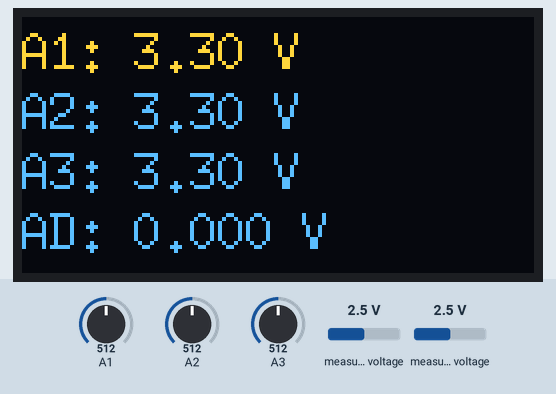
Bench run of a sketch on a simulated Arduino Zero (SAMD21). Parts: 128×64 one-colour display. The test bench sets the inputs (shaded band); at power-on: measured voltage 2.5 V, A1 = 512, A2 = 512, A3 = 512 (analog values on the 0–1023 scale). The OLED is the two-colour kind (top 16 rows yellow); what the sketch prints to the serial monitor is not drawn.

Above: at 1.2 s.
1.3 s: measured voltage (sensor 200) set to 0.1 V
At 2.5 s:
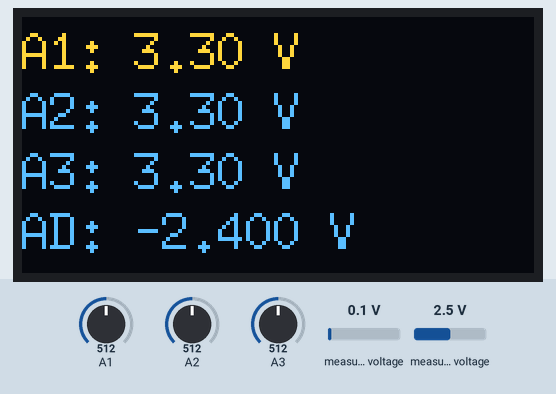
3.0 s: measured voltage (sensor 201) set to 1.2 V
At 3.6 s:
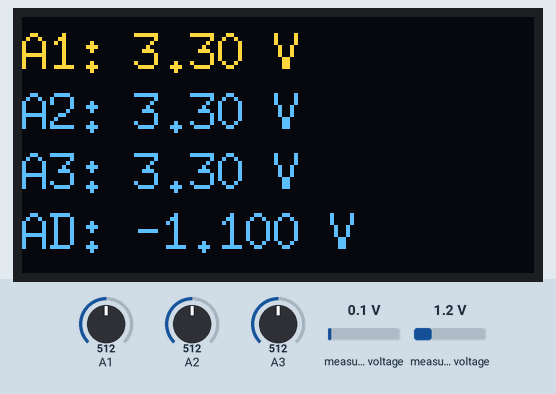
4.5 s: A1 set to 490
At 5.7 s:
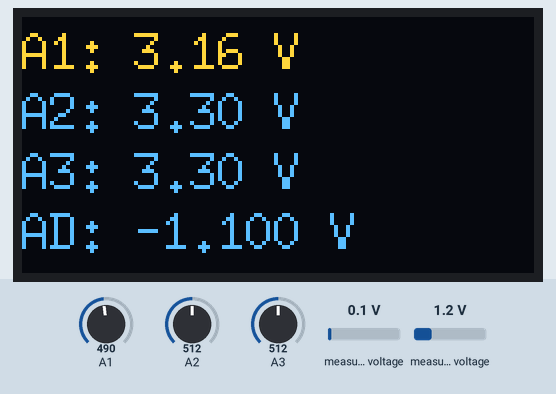
6.0 s: A2 set to 490
At 7.1 s:
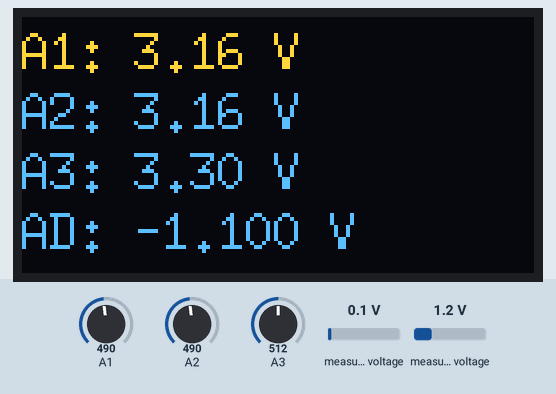
7.5 s: A3 set to 490
At 8.3 s:
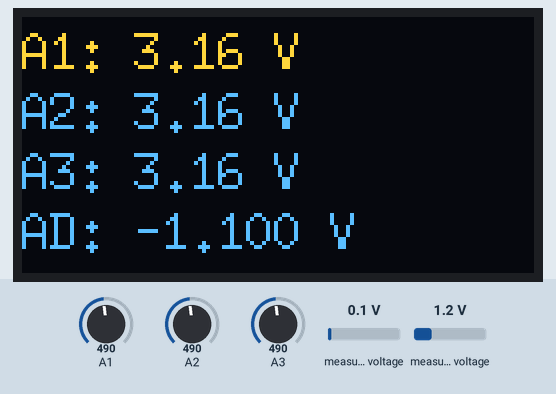
9.0 s: measured voltage (sensor 200) set to 1.2 V
At 9.4 s:
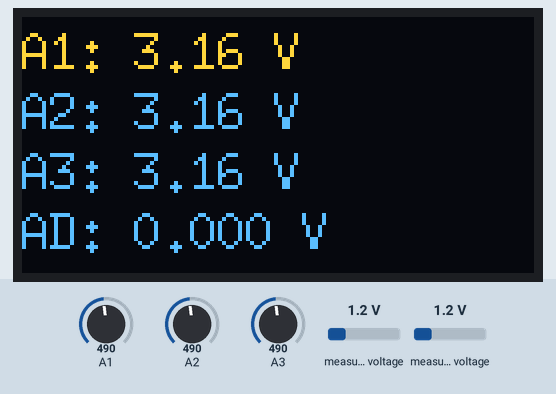
Timing chart, 0 to 11.5 s (numbered marks = the images above; inputs shaded):
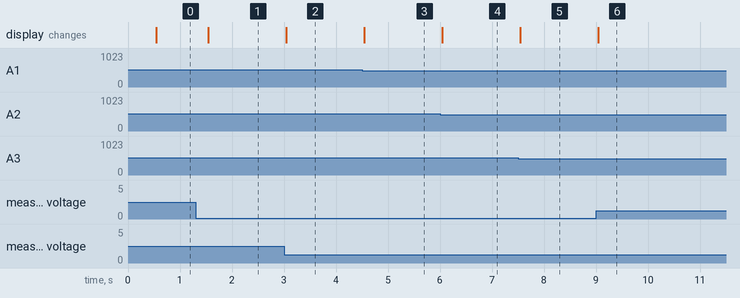

Measured:
- after the input at 1.3 s, the display: changes after 0.24 s (image 1)
- after the input at 3.0 s, the display: changes at once (image 2)
- after the input at 4.5 s, the display: changes at once (image 3)
- after the input at 6.0 s, the display: changes at once (image 4)
- after the input at 7.5 s, the display: changes at once (image 5)
- after the input at 9.0 s, the display: changes at once (image 6)

The sketch:

adc_i2c_spi_test.ino
```cpp
// 簡易版_OLED顯示即時電壓 (A1, A2, A3, ADS1115)
#include <Adafruit_ADS1X15.h>
#include <SPI.h>
#include <U8g2lib.h>
#include <Wire.h>

// ==========================================
// --- 硬體與腳位設定 ---
// ==========================================
Adafruit_ADS1115 ads;
U8G2_SSD1309_128X64_NONAME0_F_4W_HW_SPI u8g2(U8G2_R0, 10, 9, 8);

unsigned long lastUpdate = 0;

void setup() {
  Serial.begin(115200);

  analogReadResolution(12);
  analogReference(DEFAULT);

  u8g2.begin();
  u8g2.clearBuffer();
  u8g2.setFont(u8g2_font_ncenB08_tr);
  u8g2.drawStr(0, 20, "System Starting...");
  u8g2.sendBuffer();

  if (!ads.begin()) {
    Serial.println("[ERROR] ADS1115 Init Fail! 請檢查 I2C 接線");
    while (1)
      ;
  }
  ads.setGain(GAIN_ONE);

  Serial.println("[SYSTEM] 系統初始化完畢，開始讀取電壓...");
}

void loop() {
  unsigned long currentMillis = millis();

  if (currentMillis - lastUpdate >= 500) { // 每 0.5 秒更新一次
    lastUpdate = currentMillis;

    // 讀取 ADC 值
    int val_a1 = analogRead(A1);
    int val_a2 = analogRead(A2);
    int val_a3 = analogRead(A3);

    // 計算電壓值 (12-bit ADC, 3.3V 基準，乘以 1.5 的分壓係數)
    // 註：若 A2 腳位硬體沒有接分壓電路，請將 A2 的 1.5 乘數拿掉
    float v_a1 = (val_a1 / 4095.0) * 3.3 * 2;
    float v_a2 = (val_a2 / 4095.0) * 3.3 * 2;
    float v_a3 = (val_a3 / 4095.0) * 3.3 * 2;

    // 讀取 ADS1115 (A0, A1 差動)
    float v_ads = ads.computeVolts(ads.readADC_Differential_0_1());

    // 輸出到 Serial
    Serial.print("A1: ");     Serial.print(v_a1, 3);
    Serial.print("V, A2: ");  Serial.print(v_a2, 3);
    Serial.print("V, A3: ");  Serial.print(v_a3, 3);
    Serial.print("V, ADS: "); Serial.print(v_ads, 4);
    Serial.println("V");

    // 顯示在 OLED 上
    u8g2.clearBuffer();
    // 使用比較小一點的字型，讓四行都可以清楚顯示
    u8g2.setFont(u8g2_font_7x13_tr);

    u8g2.setCursor(0, 13);
    u8g2.print("A1: ");
    u8g2.print(v_a1, 2);
    u8g2.print(" V");

    u8g2.setCursor(0, 28);
    u8g2.print("A2: ");
    u8g2.print(v_a2, 2);
    u8g2.print(" V");

    u8g2.setCursor(0, 43);
    u8g2.print("A3: ");
    u8g2.print(v_a3, 2);
    u8g2.print(" V");

    u8g2.setCursor(0, 58);
    u8g2.print("AD: ");
    u8g2.print(v_ads, 3);
    u8g2.print(" V");

    u8g2.sendBuffer();
  }
}
```
